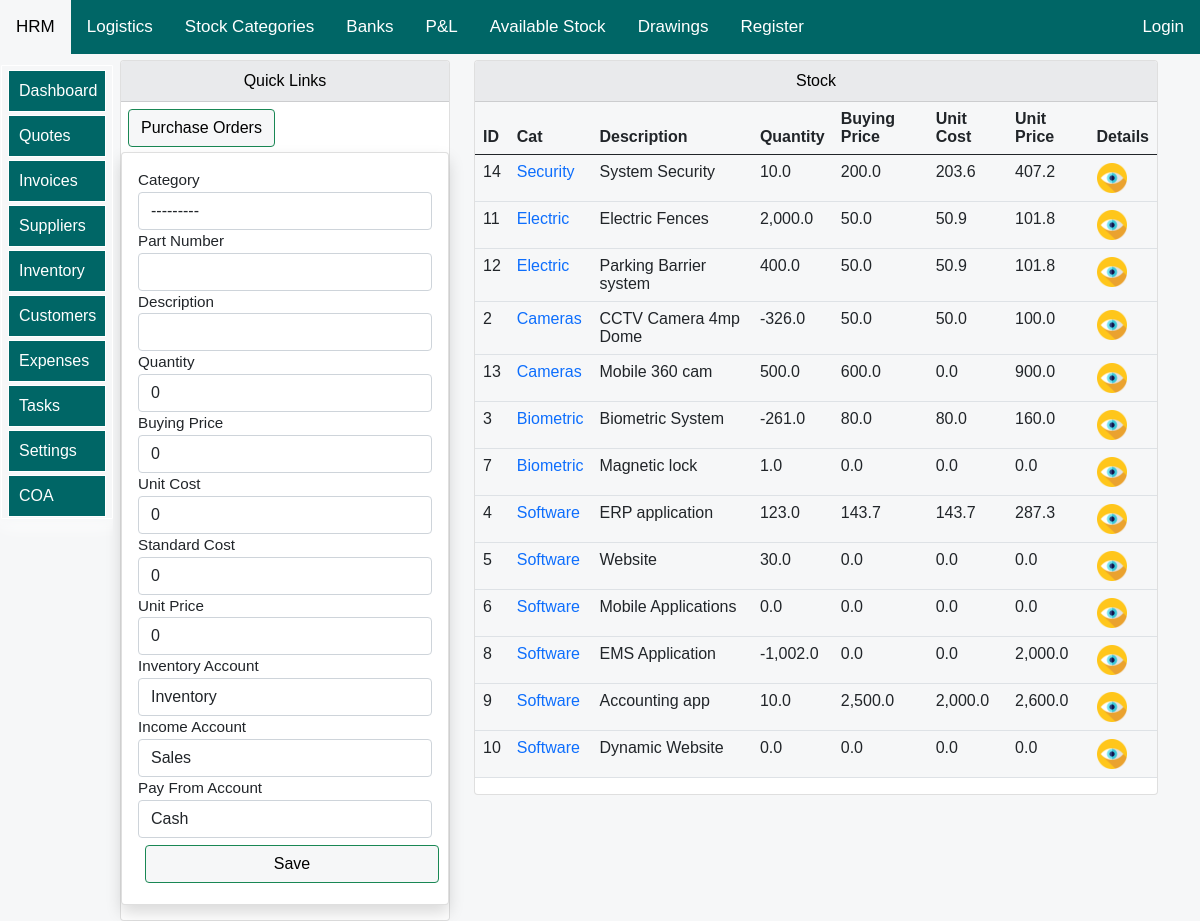
The app's page /Allifmaal-Inventory/ with its own data.
### allifmaalapp/models.py (models this page shows, shortened)
class AllifmaalStocksModel(models.Model):
    category=models.ForeignKey(AllifmaalStockCategoriesModel, blank=True, null=True,on_delete=models.SET_NULL,related_name='catinvtconrlnm')
    partNumber = models.CharField(max_length=20, blank=True, null=True,unique=True)# unique prevents data duplication
    description = models.CharField(max_length=30, blank=True, null=True)
    quantity=models.DecimalField(max_digits=10,blank=False,null=True,decimal_places=1,default=0)
    buyingPrice=models.DecimalField(max_digits=10,blank=False,null=True,decimal_places=1,default=0)
    unitcost=models.DecimalField(max_digits=10,blank=False,null=True,decimal_places=1,default=0)
    standardUnitCost=models.DecimalField(max_digits=10,blank=False,null=True,decimal_places=1,default=0)
    unitPrice=models.DecimalField(max_digits=10,blank=False,null=True,decimal_places=1,default=0)
    inventory_account=models.ForeignKey(AllifmaalChartOfAccountsModel, blank=False, null=True,on_delete=models.SET_NULL,related_name='coainvrelnm')
    income_account=models.ForeignKey(AllifmaalChartOfAccountsModel, blank=False, null=True,on_delete=models.SET_NULL,related_name='coaincomerelnm')
    expense_account=models.ForeignKey(AllifmaalChartOfAccountsModel, blank=False, null=True,on_delete=models.SET_NULL,related_name='coaexprelnm')

class AllifmaalStockCategoriesModel(models.Model):
    description = models.CharField(max_length=15, blank=False, null=True,unique=True)
    def __str__(self):
    		return str(self.description) # this will show up in the admin area

### allifmaalapp/views.py (the view)
# urls.py: path('Allifmaal-Inventory/', views.allifmaal_inventory, name="allifmaal_inventory"),
def allifmaal_inventory(request):
    title="Allifmaal Stock"
    stocks2=AllifmaalStocksModel.objects.all().order_by('-category').annotate(Sum('quantity'))
    stocks=AllifmaalStocksModel.objects.all().order_by('-category').annotate(Sum('quantity'))
    number_of_categories= AllifmaalStocksModel.objects.annotate(Count('category'))
    test1=AllifmaalStockCategoriesModel.objects.first()
    sales=AllifmaalChartOfAccountsModel.objects.all().filter(description="Sales").first()
    inventory=AllifmaalChartOfAccountsModel.objects.all().filter(description="Inventory").first()
    assets_queryset=AllifmaalChartOfAccountsModel.objects.filter(code__lte=19999).first()
    form=AddAllifmaalStockForm(initial={'expense_account':assets_queryset,'inventory_account':inventory,'income_account':sales})
    if request.method == 'POST':
        form=AddAllifmaalStockForm(request.POST or None)
        if form.is_valid():
            form.save()
            messages.success(request, 'Stock added successfully')
            form=AddAllifmaalStockForm()
    else:
       form.non_field_errors
    stock_avg_qty=AllifmaalStocksModel.objects.aggregate(Avg('quantity'))
    sum_of_stock_quantities=AllifmaalStocksModel.objects.aggregate(Sum('quantity'))
    average_quantities_greater_than=AllifmaalStocksModel.objects.filter(quantity__gte=100).aggregate(Avg('quantity'))
    related_inventory_quantity_sum=AllifmaalStockCategoriesModel.objects.aggregate(Sum('catinvtconrlnm__quantity'))#double underscore and relatd name
    gives_dictionary=AllifmaalStocksModel.objects.values()
    gives_dictionary_of_quantities=AllifmaalStocksModel.objects.values('quantity')
    quantity_value_and_frequency=AllifmaalStocksModel.objects.values('quantity').annotate(Count('quantity'))
    test1=AllifmaalStocksModel.objects.values('category').annotate(Count('quantity'))
    cat_and_sum_quantities=AllifmaalStocksModel.objects.values('category').annotate(wadartuwaa=Sum('quantity'))
    testing=AllifmaalStocksModel.objects.values('category').annotate(Sum('quantity')).order_by("-quantity")
    mycat=AllifmaalStocksModel.objects.values('category')
    print(cat_and_sum_quantities)
    context = {
        "title":title,
        "form":form,
        "stocks":stocks,
        "cat_and_sum_quantities":cat_and_sum_quantities,
    }
    return render(request,'allifmaalapp/inventory/inventory.html',context)

### allifmaalapp/models.py (called while the page is built)
    def __str__(self):
        return str(self.description)

### allifmaalapp/templates/allifmaalapp/inventory/inventory.html (shortened to what this page needs)
{% extends 'allifmaalapp/bases/allifbase.html'%}
{% load static %}
{% load humanize %}
{% load crispy_forms_tags %}
{% block style %}
<link href="{% static 'css/bootstrap.min.css' %}" rel="stylesheet">
<link rel="stylesheet" href="https://use.fontawesome.com/releases/v5.15.2/css/all.css"
>
   {%endblock%}
   {% block body %}
<div class="container">
    <div class="row mt-12" >
        <div class="col-md-4">
            <div class="card">
                <div id="allif-section-headers" class="card-header ">
                   Quick Links
                </div>
                <div >
                    <a  href="{% url 'allifmaalapp:AllifmaalPurchaseOrders' %}">
                    <button id="allif-link-buttons" type="button" class="btn btn-success mybuttonlinks" >
                    Purchase Orders</button></a>
                    </div>
<div class="col-md-12">
      <div class="col-md-12">
        <form method='POST' action=''>{% csrf_token %}
          <div class="card my-card shadow text-left p-3">
            <label>Category</label> {{form.category}}
            <label>Part Number</label> {{form.partNumber}}
          <label>Description</label> {{form.description}}
          <label>Quantity</label>{{form.quantity}}
          <label>Buying Price</label>{{form.buyingPrice}}
          <label>Unit Cost</label>{{form.unitcost}}
          <label>Standard Cost</label>{{form.standardUnitCost}}
          <label>Unit Price</label>{{form.unitPrice}}
          <label>Inventory Account</label>{{form.inventory_account}}
          <label>Income Account</label>{{form.income_account}}
          <label>Pay From Account</label>{{form.expense_account}}
          <input type="submit" value='Save' id="allif-link-buttons" class="btn btn-success mybuttonlinks" style="width:100%;">
          </div>
        </form>
      </div>
</div>
            </div>
        </div>
    <div class="col-md-8">
        <div class="card">
            <div id="allif-section-headers" class="card-header">
             Stock
            </div>
            <div class="col-md-12">
            <table class="table">
            <thead>
            <tr>
                <th>ID</th>
                <th>Cat</th>
                <th>Description</th>
                <th>Quantity</th>
                <th>Buying Price</th>
                <th>Unit Cost</th>
                <th>Unit Price</th>
                <th>Details</th>
            </tr>
        </thead>
        <tbody>
    {% for items in stocks %}
    <tr>
        <td>{{items.id}}</td>
        <td>
            <a href="{% url 'allifmaalapp:allifmaalStockCategoryDetails' items.category.id %}">
                {{items.category}}
            </a>
        </td>
        <td>
            {{items.description}}
        </td>
        <td> {{items.quantity|intcomma}}</td>
        <td>{{items.buyingPrice|intcomma}}</td>
        <td>{{items.unitcost|intcomma}}</td>
        <td>{{items.unitPrice|intcomma}}</td>
        <td>
            <a href="{% url 'allifmaalapp:allifmaalProductFullDetails' items.id %}">
                    <img src="{% static 'images/view.png'%}" width="30">
            </a>
        </td>
    </tr>
    {% endfor %}
        </tbody>
        </table>
            </div>
        </div></div></div>
</div>
   {% endblock %}

### allifmaalapp/templates/allifmaalapp/inventory/inventory.html (style rules this page uses)
body { font-size: 2rem; opacity: 1; position:sticky; overflow: auto; text-align: left; max-width: 100%; background-color: #F6F7F8; margin: auto; padding: auto; }
.container { background-color: #F6F7F8; }
table { background-color: #F6F7F8; }
.mybuttonlinks { margin-top: 7px; margin-left: 7px; margin-bottom: 5px; }
#allif-section-headers { background-color: #e9eaec; color: black; font-size: 16px; text-align: center; }
#allif-link-buttons { background-color: #F6F7F8; color: black; }
a:link { text-decoration: none; }
@media screen and (min-width:1000px) and (max-width:2000px) { .container { margin-top: 10px; display: block; font-size: 0.95rem; margin-left:auto ; margin-right: auto; margin: auto; padding-left: 90px; } }

### allifmaalapp/templates/allifmaalapp/bases/topnavbar.html (style rules this page uses)
body { margin: 0; font-family: Arial, Helvetica, sans-serif; }

### allifmaalapp/templates/allifmaalapp/bases/sidenavbar.html (style rules this page uses)
:root { --sidebar_font_size:1.0rem; }

### records on screen
AllifmaalStocksModel: id "14", category "Security", description "System Security", quantity "10.0", buyingPrice "200.0", unitcost "203.6", unitPrice "407.2"
AllifmaalStocksModel: id "11", category "Electric", description "Electric Fences", quantity "2,000.0", buyingPrice "50.0", unitcost "50.9", unitPrice "101.8"
AllifmaalStocksModel: id "12", category "Electric", description "Parking Barrier system", quantity "400.0", buyingPrice "50.0", unitcost "50.9", unitPrice "101.8"
AllifmaalStocksModel: id "2", category "Cameras", description "CCTV Camera 4mp Dome", quantity "-326.0", buyingPrice "50.0", unitcost "50.0", unitPrice "100.0"
AllifmaalStocksModel: id "13", category "Cameras", description "Mobile 360 cam", quantity "500.0", buyingPrice "600.0", unitcost "0.0", unitPrice "900.0"
AllifmaalStocksModel: id "3", category "Biometric", description "Biometric System", quantity "-261.0", buyingPrice "80.0", unitcost "80.0", unitPrice "160.0"
AllifmaalStocksModel: id "7", category "Biometric", description "Magnetic lock", quantity "1.0", buyingPrice "0.0", unitcost "0.0", unitPrice "0.0"
AllifmaalStocksModel: id "4", category "Software", description "ERP application", quantity "123.0", buyingPrice "143.7", unitcost "143.7", unitPrice "287.3"
AllifmaalStocksModel: id "5", category "Software", description "Website", quantity "30.0", buyingPrice "0.0", unitcost "0.0", unitPrice "0.0"
AllifmaalStocksModel: id "6", category "Software", description "Mobile Applications", quantity "0.0", buyingPrice "0.0", unitcost "0.0", unitPrice "0.0"
AllifmaalStocksModel: id "8", category "Software", description "EMS Application", quantity "-1,002.0", buyingPrice "0.0", unitcost "0.0", unitPrice "2,000.0"
AllifmaalStocksModel: id "9", category "Software", description "Accounting app", quantity "10.0", buyingPrice "2,500.0", unitcost "2,000.0", unitPrice "2,600.0"
AllifmaalStocksModel: id "10", category "Software", description "Dynamic Website", quantity "0.0", buyingPrice "0.0", unitcost "0.0", unitPrice "0.0"
